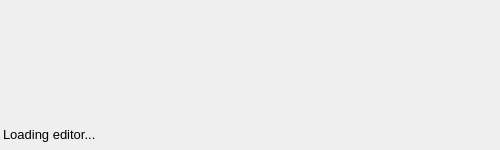
<?xml version="1.0" encoding="UTF-8"?>
<ui version="4.0">
 <class>Loading</class>
 <widget class="QMainWindow" name="Loading">
  <property name="geometry">
   <rect>
    <x>0</x>
    <y>0</y>
    <width>500</width>
    <height>150</height>
   </rect>
  </property>
  <property name="minimumSize">
   <size>
    <width>500</width>
    <height>150</height>
   </size>
  </property>
  <property name="maximumSize">
   <size>
    <width>500</width>
    <height>150</height>
   </size>
  </property>
  <property name="windowTitle">
   <string>Loading project...</string>
  </property>
  <property name="styleSheet">
   <string notr="true">QWidget {
    background-image: url(:/logo/Assets/loading.png);
}</string>
  </property>
  <widget class="QWidget" name="centralwidget">
   <widget class="QLabel" name="loadingStatusLabel">
    <property name="geometry">
     <rect>
      <x>3</x>
      <y>123</y>
      <width>491</width>
      <height>23</height>
     </rect>
    </property>
    <property name="font">
     <font>
      <pointsize>10</pointsize>
     </font>
    </property>
    <property name="styleSheet">
     <string notr="true">background: none;</string>
    </property>
    <property name="text">
     <string>Loading editor...</string>
    </property>
   </widget>
   <widget class="QProgressBar" name="loadingProgressBar">
    <property name="geometry">
     <rect>
      <x>-1</x>
      <y>116</y>
      <width>502</width>
      <height>5</height>
     </rect>
    </property>
    <property name="maximumSize">
     <size>
      <width>16777215</width>
      <height>10</height>
     </size>
    </property>
    <property name="styleSheet">
     <string notr="true">QProgressBar {
    border: none;
    background: transparent;
}
QProgressBar::chunk {
    border: none;
    background-color: rgb(0, 179, 255);
}</string>
    </property>
    <property name="value">
     <number>0</number>
    </property>
    <property name="textVisible">
     <bool>false</bool>
    </property>
   </widget>
  </widget>
 </widget>
 <resources/>
 <connections/>
</ui>
